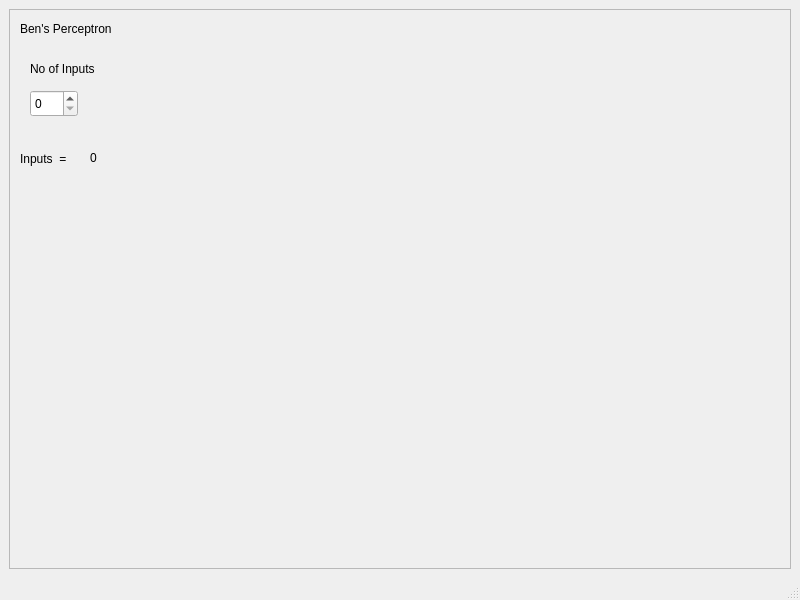
<?xml version="1.0" encoding="UTF-8"?>
<ui version="4.0">
 <class>MainWindow</class>
 <widget class="QMainWindow" name="MainWindow">
  <property name="geometry">
   <rect>
    <x>0</x>
    <y>0</y>
    <width>800</width>
    <height>600</height>
   </rect>
  </property>
  <property name="windowTitle">
   <string>MainWindow</string>
  </property>
  <widget class="QWidget" name="centralwidget">
   <layout class="QVBoxLayout" name="verticalLayout">
    <item>
     <widget class="QScrollArea" name="scrollArea">
      <property name="widgetResizable">
       <bool>true</bool>
      </property>
      <widget class="DrawWidget" name="drawWidget">
       <property name="geometry">
        <rect>
         <x>0</x>
         <y>0</y>
         <width>780</width>
         <height>533</height>
        </rect>
       </property>
       <widget class="QLabel" name="label">
        <property name="geometry">
         <rect>
          <x>10</x>
          <y>10</y>
          <width>121</width>
          <height>17</height>
         </rect>
        </property>
        <property name="text">
         <string>Ben's Perceptron</string>
        </property>
       </widget>
       <widget class="QSpinBox" name="spinBox_NumOfInputs">
        <property name="geometry">
         <rect>
          <x>20</x>
          <y>80</y>
          <width>48</width>
          <height>27</height>
         </rect>
        </property>
       </widget>
       <widget class="QLabel" name="label_2">
        <property name="geometry">
         <rect>
          <x>20</x>
          <y>50</y>
          <width>91</width>
          <height>17</height>
         </rect>
        </property>
        <property name="text">
         <string>No of Inputs</string>
        </property>
       </widget>
       <widget class="QLabel" name="label_3">
        <property name="geometry">
         <rect>
          <x>10</x>
          <y>140</y>
          <width>61</width>
          <height>17</height>
         </rect>
        </property>
        <property name="text">
         <string>Inputs  = </string>
        </property>
       </widget>
       <widget class="QLabel" name="label_Inputs">
        <property name="geometry">
         <rect>
          <x>80</x>
          <y>140</y>
          <width>61</width>
          <height>16</height>
         </rect>
        </property>
        <property name="text">
         <string>0</string>
        </property>
       </widget>
      </widget>
     </widget>
    </item>
   </layout>
  </widget>
  <widget class="QMenuBar" name="menubar">
   <property name="geometry">
    <rect>
     <x>0</x>
     <y>0</y>
     <width>800</width>
     <height>25</height>
    </rect>
   </property>
  </widget>
  <widget class="QStatusBar" name="statusbar"/>
 </widget>
 <customwidgets>
  <customwidget>
   <class>DrawWidget</class>
   <extends>QWidget</extends>
   <header>drawwidget.h</header>
   <container>1</container>
  </customwidget>
 </customwidgets>
 <resources/>
 <connections/>
</ui>
